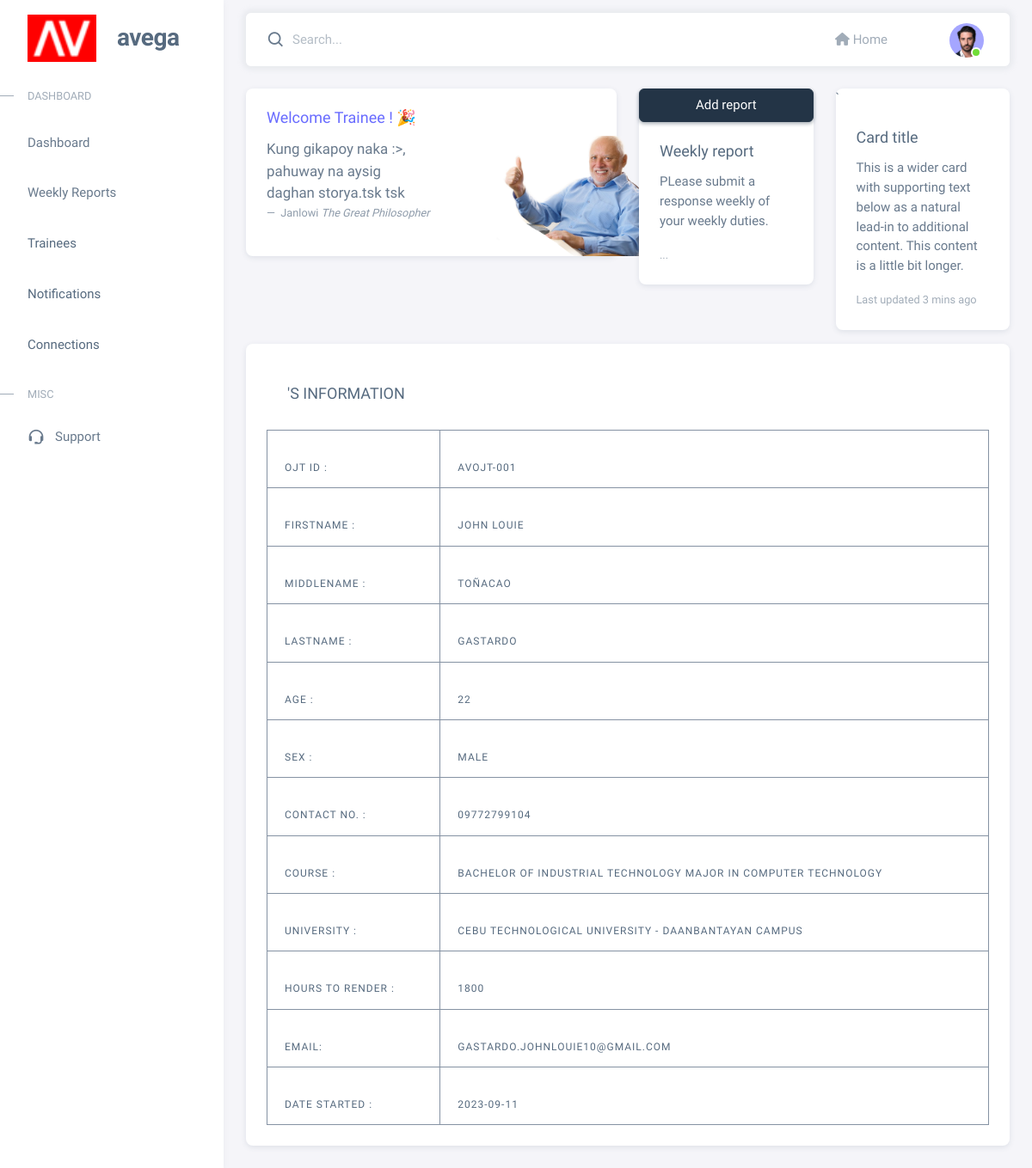
The page /Users/UserDashboard.php (signed in) on the database its author committed.
### tables this page shows
CREATE TABLE `trainees` (
  `id` int(11) NOT NULL,
  `ojt_id` varchar(10) NOT NULL,
  `user_id` int(11) NOT NULL,
  `first_name` varchar(20) NOT NULL,
  `middle_name` varchar(20) NOT NULL,
  `last_name` varchar(20) NOT NULL,
  `age` int(2) NOT NULL,
  `sex` varchar(10) NOT NULL,
  `contact_num` varchar(11) NOT NULL,
  `degree` varchar(100) NOT NULL,
  `university` varchar(100) NOT NULL,
  `hours_to_render` int(10) NOT NULL,
  `email` varchar(100) NOT NULL,
  `dos` date NOT NULL
);

### Users/UserDashboard.php (the view, shortened to what this page needs)
<?php
include '../Layouts/main-user.php';
 include '../Layouts/sidebar-user.php';
 include '../Layouts/navbar-user.php';
 include '../Php/db_connect.php';
  ?>
           <div class="content-wrapper">
          <div class="layout-page">
          <div class="container-xxl flex-grow-1 container-p-y">
                  <div class="row">
                    <div class="col-lg-6 mb-4 order-0">
                  <div class="card">
                    <div class="d-flex align-items-end row">
                      <div class="col-sm-7">
                        <div class="card-body">
                          <h5 class="card-title text-primary">Welcome Trainee <?= $_SESSION['firstname'];?>! 🎉</h5>
                          <figure>
                            <blockquote class="blockquote">
                              <p>Kung gikapoy naka  :>, pahuway na aysig daghan storya.tsk tsk </p>
                            </blockquote>
                            <figcaption class="blockquote-footer">
                            Janlowi <cite title="Source Title">The Great Philosopher</cite>
                            </figcaption>
                          </figure>
                        </div>
                      </div>
                      <div class="col-sm-5 text-center text-sm-left">
                        <div class="card-body pb-0 px-0 px-md-4">
                          <img
                            src="../assets/img/illustrations/nice1.png"
                            height="140"
                            alt="View Badge User"
                            data-app-dark-img="illustrations/man-with-laptop-dark.png"
                            data-app-light-img="illustrations/man-with-laptop-light.png" />
                        </div>
                      </div>
                    </div>
                  </div>
                </div>
                <div class="col-md-0 col-xl-3">
                  <div class="card mb-3">
                  <button
                         type="button"
                         class="btn btn-dark"
                         href= "../Users/U"
                         data-bs-toggle="modal"
                         data-bs-target="#modalCenter">
                         Add report
                       </button>
                    <div class="card-body">
                      <h5 class="card-title">Weekly report</h5>
                      <p class="card-text">
                        PLease submit a response weekly of your weekly duties.
                      </p>
                      <p class="card-text">
                        <small class="text-muted">...</small>
                      </p>
                    </div>
                  </div>
                </div>
               <div class="col-md-0 col-xl-3">
                  <div class="card mb-3">`
                    <div class="card-body">
                      <h5 class="card-title">Card title</h5>
                      <p class="card-text">
                        This is a wider card with supporting text below as a natural lead-in to additional content. This
                        content is a little bit longer.
                      </p>
                      <p class="card-text">
                        <small class="text-muted">Last updated 3 mins ago</small>
                      </p>
                    </div>
                  </div>
                </div>
<div class="col-2 col-xl-12 col-md-6" >
    <div class="card h-70 p-4">
      <div class="card-header d-flex align-items-right justify-content-between">
        <div class="card-title mb-2">
          <h5 class="m-0 me-2 text-uppercase"><?php echo $_SESSION['firstname']."'s", " ", "INFORMATION";?> </h5>
        </div>
      </div>
      <?php
      $user_id = $_SESSION['user_id'];
     $sql = "SELECT tr.*,
                    us.id
     FROM trainees tr,
          users us
                           WHERE tr.user_id = us.id AND us.id= '$user_id' ";
     $query =mysqli_query($connect, $sql);
    if(mysqli_num_rows($query)>0) {
     while ($row=mysqli_fetch_assoc($query))  {
      ?>
      <div class="table-responsive ">
        <table class="table table-bordered border-secondary">
          <tbody>
            <tr>
              <th>
                <div class="d-flex justify-content-start align-items-right mt-lg-4">
                  <div class="d-flex flex-column">
                    <p class="mb-1 text-truncate ">OJT Id :</p>
                  </div>
                </div>
              </th>
              <th class="text-end">
                <div class="user-progress mt-lg-4">
                  <p class="mb-1 text-start"><?= $row ['ojt_id']; ?></p>
                </div>
              </th>
            </tr>
            <tr>
              <th>
                <div class="d-flex justify-content-start align-items-right mt-lg-4">
                  <div class="d-flex flex-column">
                    <p class="mb-1 text-truncate   ">Firstname :</p>
                  </div>
                </div>
              </th>
              <th class="text-end">
                <div class="user-progress mt-lg-4">
                  <p class="mb-1 text-start"><?= $row ['first_name']; ?></p>
                </div>
              </th>
            </tr>
            <tr>
              <th>
                <div class="d-flex justify-content-start align-items-right mt-lg-4">
                  <div class="d-flex flex-column">
                    <p class="mb-1 text-truncate  ">Middlename :</p>
                  </div>
                </div>
              </th>
              <th class="text-end">
                <div class="user-progress mt-lg-4">
                  <p class="mb-1 text-start"><?= $row ['middle_name']; ?></p>
                </div>
              </th>
            </tr>
            <tr>
              <th>
                <div class="d-flex justify-content-start align-items-right mt-lg-4">
                  <div class="d-flex flex-column">
                    <p class="mb-1 text-truncate ">Lastname :</p>
                  </div>
                </div>
              </th>
              <th class="text-end">
                <div class="user-progress mt-lg-4">
                  <p class="mb-1 text-start"><?= $row ['last_name']; ?></p>
                </div>
              </th>
            </tr>
            <tr>
              <th>
                <div class="d-flex justify-content-start align-items-right mt-lg-4">
                  <div class="d-flex flex-column">
                    <p class="mb-1 text-truncate ">Age :</p>
                  </div>
                </div>
              </th>
              <th class="text-end">
                <div class="user-progress mt-lg-4">
                  <p class="mb-1 text-start"><?= $row ['age']; ?></p>
                </div>
              </th>
            </tr>
            <tr>
              <th>
                <div class="d-flex justify-content-start align-items-right mt-lg-4">
                  <div class="d-flex flex-column">
                    <p class="mb-1 text-truncate ">Sex :</p>
                  </div>
                </div>
              </th>
              <th class="text-end">
                <div class="user-progress mt-lg-4">
                  <p class="mb-1 text-start"><?= $row ['sex']; ?></p>
                </div>
              </th>
            </tr>
            <tr>
              <th>
                <div class="d-flex justify-content-start align-items-right mt-lg-4">
                  <div class="d-flex flex-column">
                    <p class="mb-1 text-truncate ">Contact No. :</p>
                  </div>
                </div>
              </th>
              <th class="text-end">
                <div class="user-progress mt-lg-4">
                  <p class="mb-1 text-start"><?= $row ['contact_num']; ?></p>
                </div>
              </th>
            </tr>
            <tr>
              <th>
                <div class="d-flex justify-content-start align-items-right mt-lg-4">
                  <div class="d-flex flex-column">
                    <p class="mb-1 text-truncate">Course :</p>
                  </div>
                </div>
              </th>
              <th class="text-end">
                <div class="user-progress mt-lg-4">
                  <p class="mb-1 text-start "><?= $row ['degree']; ?></p>
                </div>
              </th>
            </tr>
            <tr>
              <th>
                <div class="d-flex justify-content-start align-items-right mt-lg-4">
                  <div class="d-flex flex-column">
                    <p class="mb-1 text-truncate">University :</p>
                  </div>
                </div>
              </th>
              <th class="text-end">
                <div class="user-progress mt-lg-4">
                  <p class="mb-1 text-start"><?= $row ['university']; ?></p>
                </div>
              </th>
            </tr>
            <tr>
              <th>
                <div class="d-flex justify-content-start align-items-right mt-lg-4">
                  <div class="d-flex flex-column">
                    <p class="mb-1 text-truncate ">Hours to render :</p>
                  </div>
                </div>
              </th>
              <th class="text-end">
                <div class="user-progress mt-lg-4">
                  <p class="mb-1 text-start"><?= $row ['hours_to_render']; ?></p>
                </div>
              </th>
            </tr>
            <tr>
              <th>
                <div class="d-flex justify-content-start align-items-right mt-lg-4">
                  <div class="d-flex flex-column">
                    <p class="mb-1 text-truncate ">Email:</p>
                  </div>
                </div>
              </th>
              <th class="text-end">
                <div class="user-progress mt-lg-4">
                  <p class="mb-1 text-start"><?= $row ['email']; ?></p>
                </div>
              </th>
            </tr>
            <tr>
              <th>
                <div class="d-flex justify-content-start align-items-right mt-lg-4">
                  <div class="d-flex flex-column">
                    <p class="mb-1 text-truncate ">Date started :</p>
                  </div>
                </div>
              </th>
              <th class="text-end">
                <div class="user-progress mt-lg-4">
                  <p class="mb-1 text-start"><?= $row ['dos']; ?></p>
                </div>
              </th>
            </tr>
          </tbody>
        </table>
      </div>
    </div>
  </div>
<?php
}
    }
?>
                                </div>
                  </div>
                </div>
        </div>

### rows shown on the page
trainees: ojt "AVOJT-001", first_name "JOHN LOUIE", middle_name "TOÑACAO", last_name "GASTARDO", age "22", sex "MALE", contact_num "09772799104", degree "BACHELOR OF INDUSTRIAL TECHNOLOGY MAJOR IN COMPUTER TECHNOLOGY", university "CEBU TECHNOLOGICAL UNIVERSITY - DAANBANTAYAN CAMPUS", hours_to_render "1800", email "GASTARDO.JOHNLOUIE10@GMAIL.COM", dos "2023-09-11"
